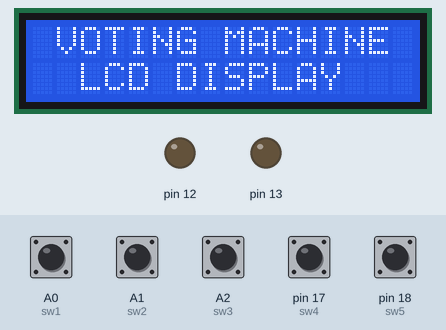
This sketch was run on a simulated Arduino Uno, built with avr-gcc and run on an emulated ATmega328P. Parts: 16×2 character LCD, output pins drawn as LEDs (lit = HIGH). The inputs (shaded band) are chosen by the test bench; at power-on: A0 (sw1), A1 (sw2), A2 (sw3), pin 17 (sw4), pin 18 (sw5) HIGH.

Above: at 3.1 s.
At 7.2 s:
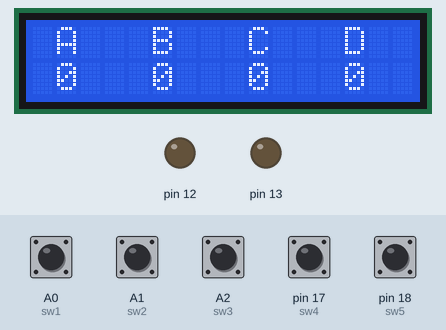
7.3 s: pin 18 (sw5) pulled LOW for 0.15 s
At 8.4 s:
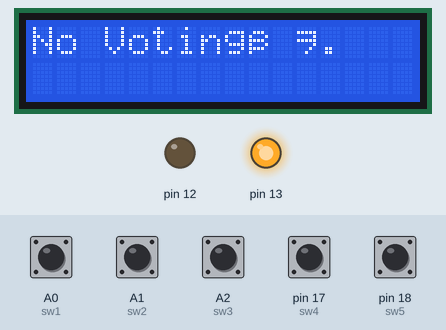
8.9 s: pin 18 (sw5) driven LOW
11.9 s: A0 (sw1) pulled LOW for 1 s
At 14.6 s:
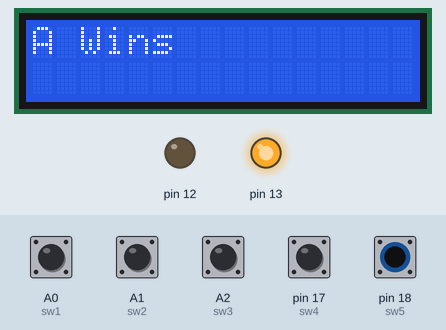
15.4 s: pin 18 (sw5) driven HIGH
18.4 s: A1 (sw2) pulled LOW for 1 s
At 20.7 s:
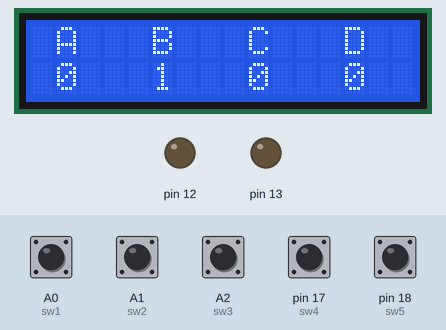
21.9 s: pin 18 (sw5) driven LOW
At 23.1 s:
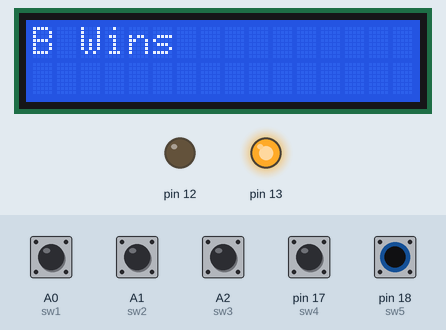
Timing chart, 0 to 28.4 s (numbered marks = the images above; inputs shaded):
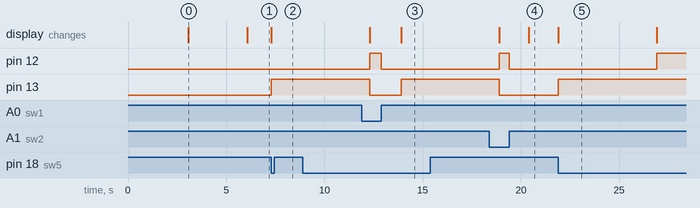

Measured:
- after the input at 7.3 s, pin 13: LOW → HIGH at once; the display: changes at once (image 2)
- after the input at 8.9 s, every drawn part: stays the same
- after the input at 11.9 s, pin 13: HIGH → LOW after 0.41 s, → HIGH 1.6 s later; the display: first differs from a run without the input after 0.41 s (image 3 shows a later state)
- after the input at 15.4 s, every drawn part: stays the same
- after the input at 21.9 s, pin 12: LOW → HIGH after 5.0 s; pin 13: LOW → HIGH at once; the display: changes at once (image 5)
- what the display in image 0 shows lasts 3.0 s, from 3.1 s to 6.1 s

The sketch:

original.ino
```cpp
#include <LiquidCrystal.h>
LiquidCrystal lcd(11, 10, 9, 8, 7, 6);
#define sw1 A0
#define sw2 A1
#define sw3 A2
#define sw4 17
#define sw5 18
int vote1 = 0;
int vote2 = 0;
int vote3 = 0;
int vote4 = 0;
void setup()
{
    pinMode(sw1, INPUT);
    pinMode(sw2, INPUT);
    pinMode(sw3, INPUT);
    pinMode(sw4, INPUT);
    pinMode(sw5, INPUT);
    pinMode(13, OUTPUT);
    pinMode(12, OUTPUT);

    lcd.begin(16, 2);
    lcd.setCursor(0, 0);
    delay(3000);
    lcd.print(" VOTING MACHINE ");
    lcd.setCursor(0, 1);
    lcd.print("  LCD DISPLAY");
    delay(3000);
    digitalWrite(sw1, HIGH);
    digitalWrite(sw2, HIGH);
    digitalWrite(sw3, HIGH);
    digitalWrite(sw4, HIGH);
    digitalWrite(sw5, HIGH);
    lcd.clear();
    lcd.setCursor(0, 0);
    lcd.print(" A");
    lcd.setCursor(4, 0);
    lcd.print(" B");
    lcd.setCursor(8, 0);
    lcd.print(" C");
    lcd.setCursor(12, 0);
    lcd.print(" D");
}
void loop()
{
    lcd.setCursor(0, 0);
    lcd.print(" A");
    lcd.setCursor(1, 1);
    lcd.print(vote1);
    lcd.setCursor(4, 0);
    lcd.print(" B");
    lcd.setCursor(5, 1);
    lcd.print(vote2);
    lcd.setCursor(8, 0);
    lcd.print(" C");
    lcd.setCursor(9, 1);
    lcd.print(vote3);
    lcd.setCursor(12, 0);
    lcd.print(" D");
    lcd.setCursor(13, 1);
    lcd.print(vote4);

    if (digitalRead(sw1) == 0)
    {
        digitalWrite(12, HIGH);
        vote1++;
        while (digitalRead(sw1) == 0)
            ;
        digitalWrite(12, LOW);
        delay(1000);
    }

    if (digitalRead(sw2) == 0)
    {

        vote2++;
        digitalWrite(12, HIGH);
        while (digitalRead(sw2) == 0)
            ;
        digitalWrite(12, LOW);
        delay(1000);
    }

    if (digitalRead(sw3) == 0)
    {
        digitalWrite(12, HIGH);
        vote3++;
        while (digitalRead(sw3) == 0)
            ;
        digitalWrite(12, LOW);
        delay(1000);
    }

    if (digitalRead(sw4) == 0)
    {
        digitalWrite(12, HIGH);
        vote4++;
        while (digitalRead(sw4) == 0)
            ;
        digitalWrite(12, LOW);
        delay(1000);
    }
    if (digitalRead(sw5) == 0)
    {
        digitalWrite(13, HIGH);
        int vote = vote1 + vote2 + vote3 + vote4;
        if (vote)
        {
            if ((vote1 > vote2 && vote1 > vote3 && vote1 > vote4))
            {
                lcd.clear();
                lcd.print("A Wins");
                delay(5000);
                lcd.clear();
            }
            else if ((vote2 > vote1 && vote2 > vote3 && vote2 > vote4))
            {
                lcd.clear();
                lcd.print("B Wins");
                delay(5000);
                lcd.clear();
            }
            else if ((vote3 > vote1 && vote3 > vote2 && vote3 > vote4))
            {
                lcd.clear();
                lcd.print("C Wins");
                delay(5000);
                lcd.clear();
            }
            else if (vote4 > vote1 && vote4 > vote2 && vote4 > vote3)
            {
                lcd.setCursor(0, 0);
                lcd.clear();
                lcd.print("D Wins");
                delay(5000);
                lcd.clear();
            }

            else
            {
                lcd.clear();
                lcd.print(" Tie Up Or ");
                lcd.setCursor(0, 1);
                lcd.print(" No Result ");
                delay(5000);
                lcd.clear();
            }
        }
        else
        {
            lcd.clear();
            lcd.print("No Voting….");
            delay(5000);
            lcd.clear();
        }
        vote1 = 0;
        vote2 = 0;
        vote3 = 0;
        vote4 = 0, vote = 0;
        lcd.clear();
        digitalWrite(12, HIGH);
        digitalWrite(13, LOW);
    }
}
```
